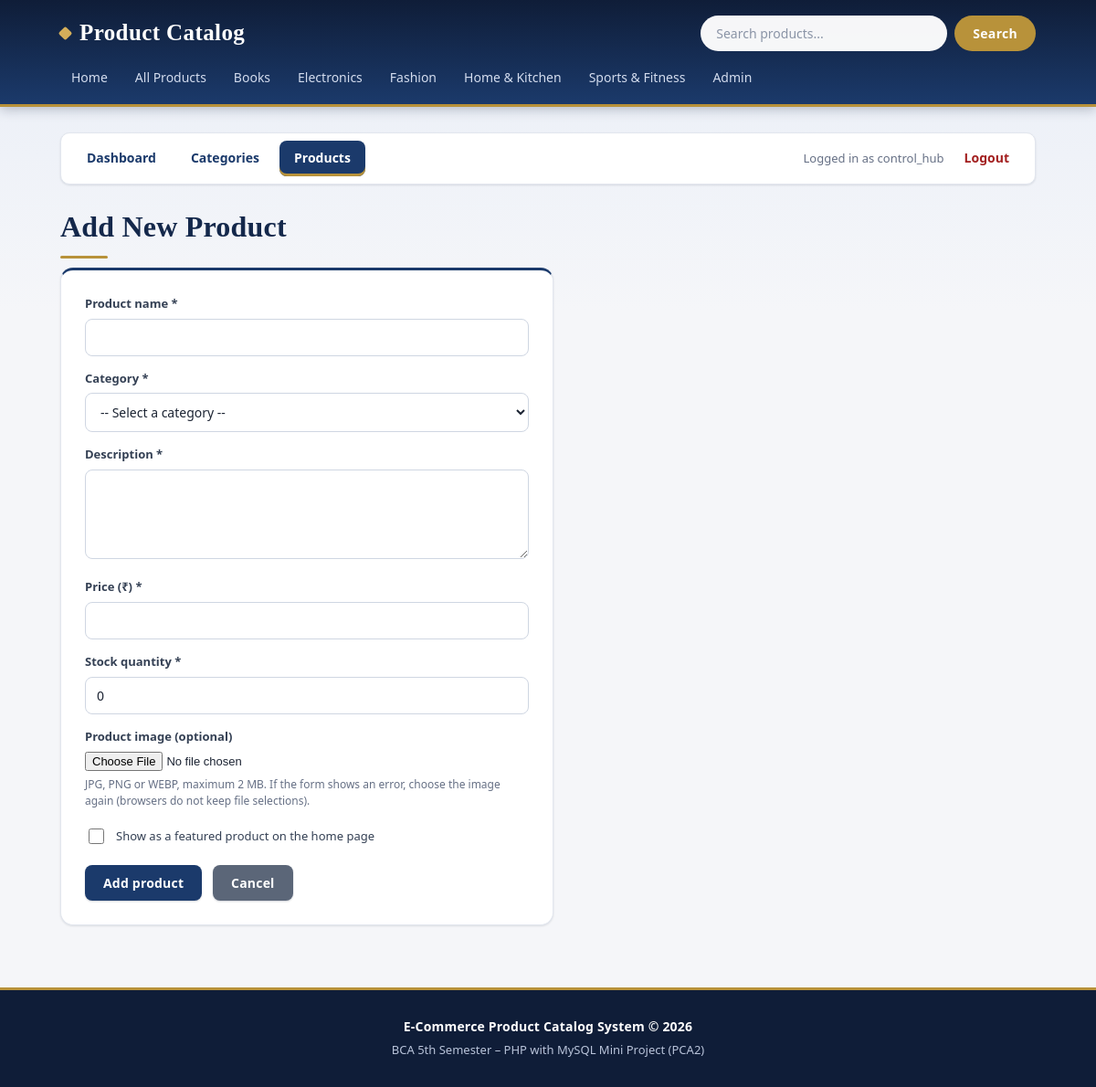
Page /admin/product_add.php (signed in) on the committed database.
### tables this page shows
CREATE TABLE `categories` (
  `category_id` int(11) NOT NULL,
  `category_name` varchar(100) NOT NULL,
  `description` text DEFAULT NULL,
  `created_at` timestamp NOT NULL DEFAULT current_timestamp()
);

### admin/product_add.php (the view, shortened to what this page needs)
<?php
require_once __DIR__ . '/../config/db.php';
$data   = ['name' => '', 'category_id' => '', 'description' => '', 'price' => '', 'stock' => '0', 'featured' => 0];
$categories = [];
$result = mysqli_query($conn, 'SELECT category_id, category_name FROM categories ORDER BY category_name');
while ($row = mysqli_fetch_assoc($result)) {
    $categories[] = $row;
}
require __DIR__ . '/../includes/header.php';
require __DIR__ . '/menu.php';
?>
<h1>Add New Product</h1>
<?php if (!$categories) { ?>
    <div class="message error">You need at least one category before you can add a product.</div>
    <a class="btn" href="categories.php">Add a category</a>
<?php } else { ?>
    <form class="form-box" method="post" action="product_add.php" enctype="multipart/form-data">
        <label for="product_name">Product name *</label>
        <input type="text" id="product_name" name="product_name" maxlength="150"
               value="<?php echo htmlspecialchars($data['name']); ?>">
        <label for="category_id">Category *</label>
        <select id="category_id" name="category_id">
            <option value="">-- Select a category --</option>
        </select>
        <label for="description">Description *</label>
        <textarea id="description" name="description" rows="4" maxlength="1000"><?php echo htmlspecialchars($data['description']); ?></textarea>
        <label for="price">Price (&#8377;) *</label>
        <input type="number" id="price" name="price" step="0.01" min="0.01"
               value="<?php echo htmlspecialchars($data['price']); ?>">
        <label for="stock_quantity">Stock quantity *</label>
        <input type="number" id="stock_quantity" name="stock_quantity" step="1" min="0"
               value="<?php echo htmlspecialchars($data['stock']); ?>">
        <label for="image">Product image (optional)</label>
        <input type="file" id="image" name="image" accept=".jpg,.jpeg,.png,.webp,image/jpeg,image/png,image/webp">
        <small class="subtitle">JPG, PNG or WEBP, maximum 2 MB. If the form shows an error, choose the image again (browsers do not keep file selections).</small>
        <label class="check-label">
            <input type="checkbox" name="is_featured" value="1"<?php echo $data['featured'] ? ' checked' : ''; ?>>
            Show as a featured product on the home page
        </label>
        <button type="submit" class="btn">Add product</button>
        <a class="btn btn-secondary" href="products.php">Cancel</a>
    </form>
<?php } ?>
<?php require __DIR__ . '/../includes/footer.php'; ?>

### includes/header.php (shortened to what this page needs)
<?php
require_once __DIR__ . '/../config/db.php';
$base = '/ecommerce-product-catalog-php/';
$cat_result = mysqli_query($conn, 'SELECT category_id, category_name FROM categories ORDER BY category_name');
?>
<!DOCTYPE html>
<html lang="en">
<head>
    <link rel="stylesheet" href="<?php echo $base; ?>assets/css/style.css">
</head>
<body>
<header class="site-header">
    <div class="container header-top">
        <a class="logo" href="<?php echo $base; ?>index.php">Product Catalog</a>
        <form class="search-form" action="<?php echo $base; ?>products.php" method="get">
            <input type="text" name="q" placeholder="Search products..."
                   value="<?php echo (isset($_GET['q']) && is_string($_GET['q'])) ? htmlspecialchars($_GET['q']) : ''; ?>">
            <button type="submit">Search</button>
        </form>
    </div>
    <nav class="container main-nav">
        <a href="<?php echo $base; ?>index.php">Home</a>
        <a href="<?php echo $base; ?>products.php">All Products</a>
        <?php while ($cat = mysqli_fetch_assoc($cat_result)) { ?>
            <a href="<?php echo $base; ?>products.php?category=<?php echo (int)$cat['category_id']; ?>">
                <?php echo htmlspecialchars($cat['category_name']); ?>
            </a>
        <?php } ?>
        <a href="<?php echo $base; ?>admin/login.php">Admin</a>
    </nav>
</header>
<main class="container">

### rows in the picture
categories: category_name "Books"
categories: category_name "Electronics"
categories: category_name "Fashion"
categories: category_name "Home & Kitchen"
categories: category_name "Sports & Fitness"

### other values in the picture
$_SESSION['admin_username'] "control_hub"
